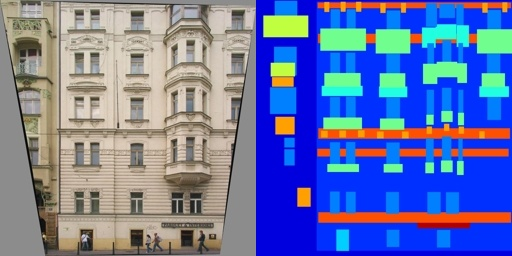
#> input picture Pix2PixImageTranslation/datasets/facades/train/111.jpg, 512 x 256 px, given in place of armadillo_0_0.png, which was not available
$ jupyter execute --allow-errors BuildDataSet.ipynb
#> lines starting #> are read from the running program, lines starting #| are printed output that depends on the picture; pictures that were not available may be replaced by others from this repository, and a replacement may not be noted
[cell 1]
import os
import shutil
import re
from PIL import Image
from sklearn.model_selection import train_test_split
from tqdm import tqdm

[cell 2]
IMG_EXTENSIONS = ['.jpg', '.JPG', '.jpeg', '.JPEG', '.png', '.PNG']

def is_image_file(filename):
    return any(filename.endswith(extension) for extension in IMG_EXTENSIONS)


def fetch_images(image_location):
    images = []
    assert os.path.isdir(image_location), '%s is not a valid directory'

    for root, _, filenames in sorted(os.walk(image_location)):
        for filename in filenames:
            if is_image_file(filename):
                path = os.path.join(root, filename)
                images.append(path)

    return sorted(images[:len(images)])

def GenerateData(dataPath, startIdx=1):
    os.mkdir(dataPath) if not os.path.exists(dataPath) else None

    i = startIdx
    with tqdm(desc='Generating Images', total=len(list), leave=False, unit='image', position=0) as progressBar:
        for item in list:
            input_image = Image.open(item['A'])
            material_image = Image.open(item['B'])
            render_image = Image.open(item['C'])

            output_image = Image.new('RGBA', (768, 256))
            output_image.paste(input_image, (0, 0))
            output_image.paste(material_image, (256, 0))
            output_image.paste(render_image, (512, 0))

            output_image.save(dataPath + '/img_{}.png'.format(i))
            i = i + 1
            progressBar.update(1)

def ShuffleDataSet(dataPath):
    assert os.path.isdir(dataPath), '%s is not a valid directory'

    data = fetch_images(dataPath)
    train_data, val_data = train_test_split(data, test_size=0.20, shuffle=True)
    #val_data, test_data = train_test_split(val_data, test_size=0.5, shuffle=True)

    os.mkdir(dataPath + '/train') if not os.path.exists(dataPath + '/train') else None
    os.mkdir(dataPath + '/val') if not os.path.exists(dataPath + '/val') else None

    for train_file in train_data:
        filename = os.path.split(train_file)[1]
        shutil.move(train_file, dataPath + '/train/' + filename)

    for val_file in val_data:
        filename = os.path.split(val_file)[1]
        shutil.move(val_file, dataPath + '/val/' + filename)

    #for test_file in test_data:
    #    filename = os.path.split(test_file)[1]
    #    shutil.move(test_file, dataPath + '/test/' + filename)

[cell 3]
rendersPath = './renders'
materialsPath = './materials'

[cell 4]
materialNums = [0, 3, 7, 13, 16, 21, 23, 31, 37, 42]
angles = [0, 45, 90, 135, 180, 225, 270, 315]
images = ['armadillo', 'blenderSphere', 'dragon', 'eagle', 'fandisk', 'fishBigmouth', 'frog', 'gear_knee', 'Handle', 'maskHorror', 'monster01', 'pufferfish', 'teapot']

list = []
for image in images:
    for inputAngle in angles:
        for inputMaterial in materialNums:
            for outputMaterial in materialNums:
                list.append({'A': rendersPath + '/{0}_{1}_{2}.png'.format(image, inputMaterial, inputAngle),
                             'B': materialsPath + '/sphere_{0}.png'.format(outputMaterial),
                             'C': rendersPath + '/{0}_{1}_{2}.png'.format(image, outputMaterial, inputAngle)})

#> (the rest of this cell did not finish here and is left out)

#> in GenerateData, input_image is the input picture: PIL image 512x256 RGB; mean R, G, B 102.8, 117.7, 169.6
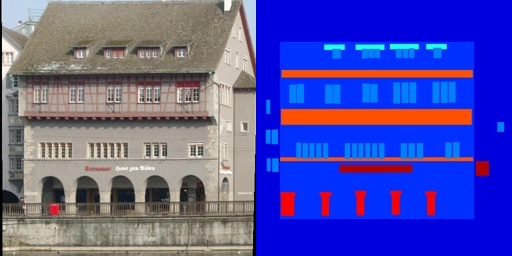
#> input picture Pix2PixImageTranslation/datasets/facades/train/119.jpg, 512 x 256 px, given in place of sphere_0.png, which was not available
#> in GenerateData, material_image is the input picture: PIL image 512x256 RGB; mean R, G, B 84.6, 83.5, 167.8
#> in GenerateData, `output_image = Image.new('RGBA', (768, 256))`: output_image: PIL image 768x256 RGBA; every value is 0
#> in GenerateData, `output_image.paste(input_image, (0, 0))`:
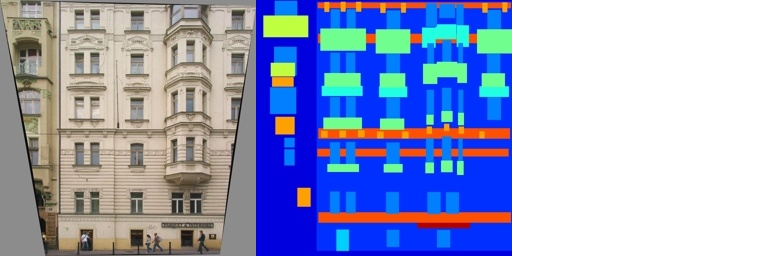
#> output_image: PIL image 768x256 RGBA; mean R, G, B, A 68.6, 78.4, 113.1, 170; transparent parts drawn white
#> in GenerateData, `output_image.paste(material_image, (256, 0))`:
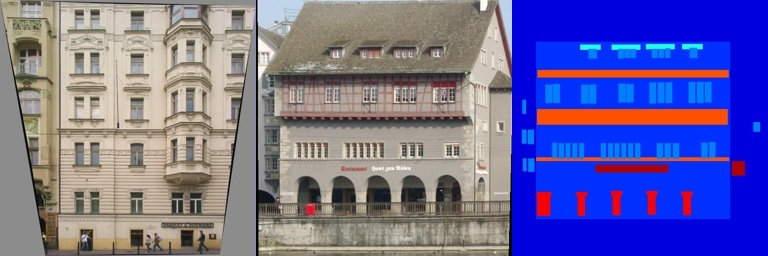
#> output_image: PIL image 768x256 RGBA; mean R, G, B, A 109.7, 105.8, 157.4, 255
#> in GenerateData, `output_image.paste(render_image, (512, 0))`:
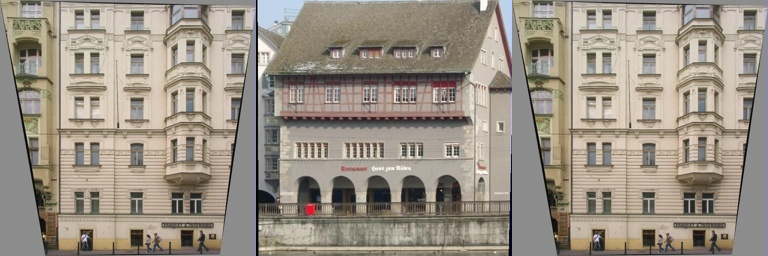
#> output_image: PIL image 768x256 RGBA; mean R, G, B, A 153.9, 144.8, 132.4, 255
ShuffleDataSet('./data')

[cell 5]
# Reserved for test set

materialNums = [1, 4, 12, 15, 20, 22, 26, 27, 32, 38]
#> materialNums = [1, 4, 12, 15, 20, 22, 26, 27, 32, 38]
angles = [0, 45, 90, 135, 180, 225, 270, 315]
images = ['bunny', 'squirrel', 'plane']

list = []
for image in images:
    for inputAngle in angles:
        for inputMaterial in materialNums:
            for outputMaterial in materialNums:
                list.append({'A': rendersPath + '/{0}_{1}_{2}.png'.format(image, inputMaterial, inputAngle),
                             'B': materialsPath + '/sphere_{0}.png'.format(outputMaterial),
                             'C': rendersPath + '/{0}_{1}_{2}.png'.format(image, outputMaterial, inputAngle)})

os.mkdir('./data/test') if not os.path.exists('./data/test') else None
#> (the rest of this cell did not finish here and is left out)
